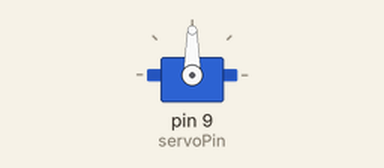
Simulated run of this sketch. Board: Arduino Uno, built with avr-gcc and run on an emulated ATmega328P. On the bench: servo.

Above: at 0.05 s.
At 2.0 s:
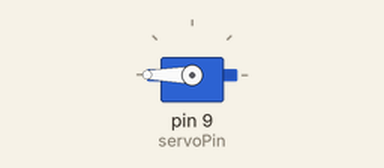
At 4.75 s:
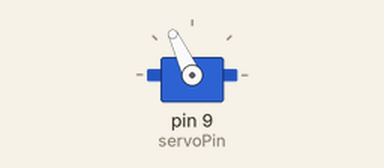
At 9.45 s:
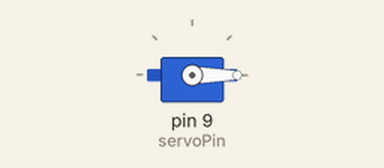
Timing chart, 0 to 12.3 s (numbered marks = the images above):
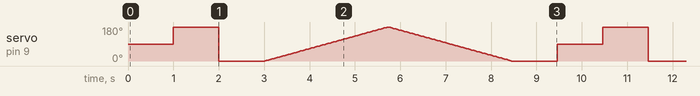

Measured:
- by itself, servo on pin 9 (servoPin): moves between 0° and 180°, repeating every 9.5 s

The sketch:

servo-test.ino
```cpp
/* Servo motor with Arduino example code. Position and sweep. More info: https://www.makerguides.com/ */

// Include the servo library:
#include "Servo.h"

// Create a new servo object:
Servo myservo;

// Define the servo pin:
#define servoPin 9

void setup() {
  // Attach the Servo variable to a pin:
  myservo.attach(servoPin);
}

void loop() {
  // Tell the servo to go to a particular angle:
  myservo.write(90);
  delay(1000);
  myservo.write(180);
  delay(1000);
  myservo.write(0);
  delay(1000);

  // Sweep from 0 to 180 degrees:
  for (int angle = 0; angle <= 180; angle += 1) {
    myservo.write(angle);
    delay(15);
  }

  // And back from 180 to 0 degrees:
  for (int angle = 180; angle >= 0; angle -= 1) {
    myservo.write(angle);
    delay(15);
  }
  delay(1000);
}
```
